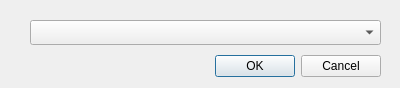
<?xml version="1.0" encoding="UTF-8"?>
<ui version="4.0">
 <class>CDlgGoto</class>
 <widget class="QDialog" name="CDlgGoto">
  <property name="geometry">
   <rect>
    <x>0</x>
    <y>0</y>
    <width>400</width>
    <height>88</height>
   </rect>
  </property>
  <property name="minimumSize">
   <size>
    <width>400</width>
    <height>88</height>
   </size>
  </property>
  <property name="maximumSize">
   <size>
    <width>400</width>
    <height>88</height>
   </size>
  </property>
  <property name="windowTitle">
   <string>Dialog</string>
  </property>
  <property name="windowIcon">
   <iconset resource="obl5edit.qrc">
    <normaloff>:/images/icon64.png</normaloff>:/images/icon64.png</iconset>
  </property>
  <widget class="QComboBox" name="cbLevel">
   <property name="geometry">
    <rect>
     <x>30</x>
     <y>20</y>
     <width>351</width>
     <height>25</height>
    </rect>
   </property>
   <property name="duplicatesEnabled">
    <bool>true</bool>
   </property>
  </widget>
  <widget class="QDialogButtonBox" name="buttonBox">
   <property name="geometry">
    <rect>
     <x>40</x>
     <y>50</y>
     <width>341</width>
     <height>32</height>
    </rect>
   </property>
   <property name="orientation">
    <enum>Qt::Horizontal</enum>
   </property>
   <property name="standardButtons">
    <set>QDialogButtonBox::Cancel|QDialogButtonBox::Ok</set>
   </property>
  </widget>
 </widget>
 <resources>
  <include location="obl5edit.qrc"/>
 </resources>
 <connections/>
</ui>
